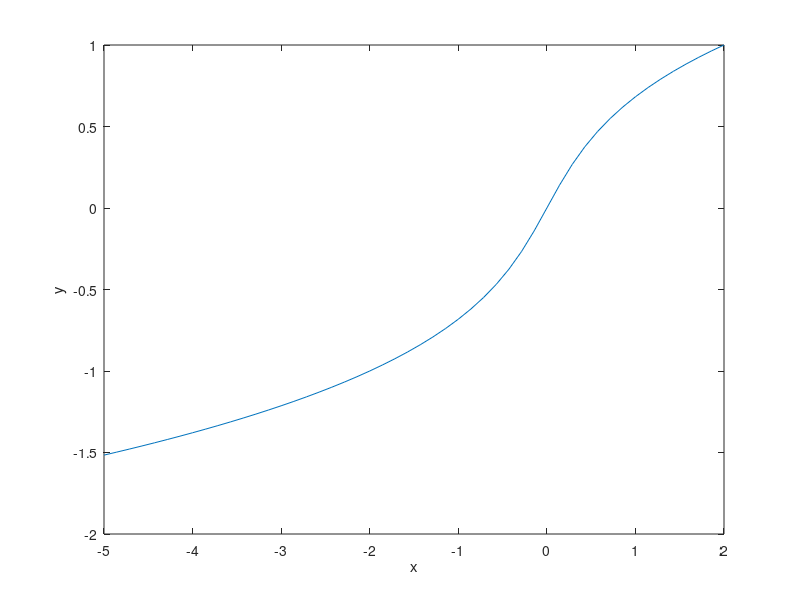

Write MATLAB code to recreate this figure.
%%  Introduction to Plotting and Vectorization
% This lab will provide an introduction to two dimensional plots.  At
% the end, you should feel comfortable plotting functions of the form f(x).
% You should find this useful not only for visualizing the solutions of
% ODEs, but also for plotting general data that might appear in other
% courses and work.
%
% In the process we will also introduce the concept of vectorization, which
% is helpful for writing efficient and "clean" code.  Vectorization is a 
% concept found not only in MATLAB but also C/C++, Fortran, and other
% languages.
%
% Opening the m-file lab1.m in the MATLAB editor, step through each
% part using cell mode to see the results.  Compare the output with the
% PDF, which was generated from this m-file.
%
% There are twelve (12) exercises in this lab that will be graded.  
% Write your solutions in the template, including appropriate descriptions 
% in each step. Save the .m file as lab1_<UTORid>.m and submit it online on
% Quercus. Also, submit a PDF of the output by generating html (by going to
% 'File', 'Publish') and then saving to a PDF called lab1_<UTORid>.pdf. 
% Substitute your UTORid for <UTORid>.
%
%
%
%% Student Information
%
% Student Name: Linda Zhao
%
% Student Number: 1008107683
%

%% Creating Vectors Explicitly
% MATLAB plots vectors (also known as arrays) of data points.  The first 
% way to create vectors is to give MATLAB a list of values of the form:
%
% x = [value1, value2, value3, ..., valueN];
%
% We can then see the values in the array x by entering |x| without a
% semilcolon or with the command |disp(x)|, with or without the semicolon.
%
% Individual entries of the vector can be accessed with the command |x(i)|, 
% where |i| is between 1 and the length of the array.  If |i| is not in 
% this range an error is thrown.
%
% Examine the following commands and their output.

x = [.5, 1.0, 2.3, 4.0, 4.333, 5.];     %These are arbitrary values
x
disp(x)
disp(x);
x(1)
x(2)

%% Exercise 1
% Objective: Observe a MATLAB error when you try to access an invalid
% index.
%
% Details: Try to access elements of the vector |x|, created in the
% previous step at the command prompt |>>|.  Try values of |i| outside the 
% valid range.  Try negative values, zero, and large positive values.  Copy
% down the error message in each case, and report this in your submitted 
% work as:

% =========================================================================
% Exercise 1 Submission
% =========================================================================

% Error for negative index:
% "Array indices must be positive integers or logical values."
%
% Error for zero index:
% "Array indices must be positive integers or logical values."
%
% Error for positive index outside of the bounds:
% "Index exceeds the number of array elements. Index must not exceed 6."

% =========================================================================

% Only include the error message as a comment (with the percent signs), 
% DO NOT INCLUDE THE CODE IN YOUR SUBMISSION.

%% Plotting a Vector
% Given a list (one dimensional array) of values we can plot them with the
% command |plot(x)|, with or without a semicolon.  This will plot the points in the
% data set |(i, x(i))|.

plot(x)

%% Plotting Vector x against Vector y
% To plot functions, we need two vectors: a set of x points and a
% corresponding set of y points.  We now create a vector |y| and plot
% x against y with the command |plot(x,y)|.
%
% If the two vectors are not the same size, MATLAB will throw an error.

y = [3.7, -3.4, 1.02, 2.2, .04, 1.0];   %These are arbitrary values
plot(x,y)

%% Exercise 2
% Objective:  Create two vectors and plot one against the other.
%
% Details:  Explicitly create the vectors 
%
% x = [-5, -3, -1, 0, 2, 4, 6] 
%
% and 
%
% y = [-25, -9, -1, 0, 4, 16, 36]
%
% And plot |x| against |y|.  Your submission should show both the
% creation of the vectors and the figure, as in the example.


% =========================================================================
% Exercise 2 Submission
% =========================================================================

x = [-5, -3, -1, 0, 2, 4, 6];           % Generate x vector
y = [-25, -9, -1, 0, 4, 16, 36];        % Generate y vector
plot(x, y)                              % Plot y against x

% =========================================================================


%% Creating Vectors with For Loops
% Entering the values by hand is tedious and error prone.  We can use
% MATLAB's programming features to create them.  Suppose we want to create
% a vector of N points between 0 and 1, equally spaced and inclusive.  This
% would be useful if we wanted to evaluate a function, f(x), at all of
% these values.
%
% The distance between the points will be h = (1 - 0)/(N-1), so that:
%
% 0 = x(1) = 0 * h < x(2) = 1 * h < ... < x(j) = (j-1) * h < ... < x(N) =
% (N-1) * j = 1
%
% NOTE: if we with to do this between two arbitrary points, a < b, instead
% of 0 and 1, the values would be: h = (b - a)/(N-1) and a = x(1) = a + 0 *
% h < x(2) = a+ 1 * h < ... < x(j) = a +(j-1) * h < ...< x(N) = b
%
% We assign a value of N, compute h, preallocate a vector x, and then loop
% through the vector.
%
% By 'preallocate' we mean 'set aside an array of the appropriate size in 
% memory for future use'.  Preallocation can be done with the command
% |x = zeros(N,1);|, which makes an array of length N in which all the entries
% are zero.  Other options are possible, too.

N = 11;             %Alter this value to see different results
h = (1-0)/(N-1);
x = zeros(N,1);     %This creates a column vector.  
                    %zeros(1,N) would create a row vector.

for j = 1:N
    x(j) = (j-1) * h;
end
disp(x);

%% Plotting y = x^2
% As a first example of plotting a function, we plot y = x^2.  Using the
% array |x| created in the last step, we populate a vector |y| such that
% |y(i) = x(i)^2| and plot it.
%

y = zeros(N,1);     %Preallocate the array

for j = 1:N
    y(j) = x(j)^2;
end

disp(y);

plot(x,y)

%% Plotting y = sin(2 * pi * x)
% MATLAB has a number of built in functions including the trigonometric
% functions (sin, cos, arccos,...), the exponential functions (exp), the
% natural logarithm function (log), hyperbolic functions (sinh, cosh), and
% others.  The constant |pi| is also defined.  For a full list of built in
% functions type |help elfun| at the MATLAB command line.  
%
% We create the vector |z| with |z(j) = sin(2*pi*x(j))|, using the same array as
% from the previous steps.

z = zeros(N,1);     %Preallocate the array

for j = 1:N
    z(j) = sin(2 * pi * x(j));
end

plot(x,z)

%% Exercise 3
% Objective:  Plot |x|.x
%
% Details:  Using a for loop, create a vector x of 101 equally spaced
% points between -3 and 7, inclusive.  Then create a vector y, such that
% |y(i) = abs(x(i))*x(i)| using a for loop.  Plot the results.  
%
% Your submission should include the code, as in the example, and 
% appropriate comments.


% =========================================================================
% Exercise 3 Submission
% =========================================================================

N = 101;
h = (7 - (-3))/(N-1);
x = zeros(N, 1);                % Pre-allocate x and y vectors
y = zeros(N, 1);

for i = 1:N
    x(i) = -3 + (i-1) * h;      % x needs to start at -3 instead of 0, so we add increments of h to -3.
    y(i) = abs(x(i))*x(i);      % This can be in the same for loop since it does not depend on the x vector being complete.
end

plot(x,y)

% =========================================================================


%% Plotting Two Data Sets at Once
% We can also plot the preceding two examples on the same figure with the
% command |plot(x, y, x, z)|.  MATLAB will automatically put a different 
% color on each line.  

h=0.1              %redefine the variables x, y, z
x=0:h:1;           %because they might have been
y=x.^2;            %changed in exercise 3
z=sin(2*pi.*x);    %

plot(x,y,x,z)

%% Annotating a Figure
% It is easy to add a title, axis labels, and a legend to the
% preceding figure.
xlabel('x');
ylabel('f(x)');
title('Example plot of two functions plotted on the same figure');
legend('x^2', 'sin(2*pi*x)');

%% Using Help Effectively
% You can obtain help on any routine at the command line by typing |help
% commandname|.  As you may have noticed in the preceding figure, the
% legend was not placed in a convenient position.  We will now use help to
% find out how to move the legend to the lower left corner, where it will
% be less obtrusive.
%
% If you type |help legend| in the command window at the |>>| prompt, 
% you'll see a section:
%
% LEGEND(...,'Location',LOC) adds a legend in the specified
%    location, LOC, with respect to the axes.  LOC may be either a
%    1x4 position vector or one of the following strings:
%
%        'North'              inside plot box near top
%        'South'              inside bottom
%        'East'               inside right
%        'West'               inside left
%        'NorthEast'          inside top right (default)
%        'NorthWest           inside top left
%        'SouthEast'          inside bottom right
%        'SouthWest'          inside bottom left
%
% Thus, if we call |legend| again, with the option 
% |'Location', 'SouthWest'|, it will move the legend to where we want.

%NOTE: The labels are entered again.
legend('x^2', 'sin(2*pi*x)','Location','SouthWest');    

%% Vectorization - An Elegant Alternative to Loops
% In the previous examples, we used for loops to fill our arrays with the
% values we wanted.  This is very similar to what would be done in C/C++,
% Java, Fortran, and other languages.  
%
% MATLAB provides a faster way to perform these looped operations, using
% vectorization, which proccesses the entire vector as a single object.
% For example, given a vector |x|, we can get the sine of the values in |x|
% with the command |sin(x)|, which outputs another vector.  This works with
% all built in MATLAB functions.  
% 
% Multiplication, division, and exponentiation are handled differently.
% Instead of using |*|, |/|, and |^|, we must use |.*|, |./|, and |.^| to
% indicate that we want the operation to be performed on each element.  The
% reason for this change in the symbols is that MATLAB uses the symbols
% without the period for matrix multiplication, exponentiation, and other
% actions.
%
% Vectorization yields more concise and less error prone code:


y = x.^2;               %Alternatively, y = x .* x;
z = sin(2 * pi * x);    %NOTE:  Multiplcation by the scalar 2*pi, does not 
                        %       require the .* operator.  Why is that?

plot(x,y,x,z)           %Verify that these are the same results
xlabel('x');
ylabel('f(x)');
title('Example plot of two functions computed by vectorizaiton');
legend('x^2', 'sin(2*pi*x)','Location','SouthWest');

%% Speed Comparison
% Historically, it was desirable both for clarity and speed to use
% vecotrized operations in place of loops everywhere possible in MATLAB.  
% Recent versions of MATLAB have reduced the speed advantage through the 
% introduction of a Just in Time (JIT) compiler, parallel for loops, and 
% other tools.
%
% However, we can still demonstrate the speed advantage, and the benefit to
% clarity is already evident.
%
% Timing is done with the |tic|, |toc| commands, which enclose the region we
% want to benchmark. The first output is the time for the construction done
% by looping, the second output is the time for construction done with
% vectorization.
%

clear y;    %Clear the y array
N = 11;     % Reset N, since it was set to 101 for the previous exercise
tic;        %Begin timing the construciton and filling of the array

y = zeros(N,1);

for j = 1:N
    y(j) = x(j)^2;
end

toc;

clear y;    %Clear the y array
tic;
y = x.^2;
toc;

%% Exercise 4
% Objective:  Compare the speedup from vectorization for a larger vector.
%
% Details:  Create a vector |x| of 5000001 equally space points between -2 and
% 3, inclusive, using a for loop.  Then time the construction of vector |y|,
% whose values are arctan of x, by a for loop and by vectorization.  Be sure to clear 
% |y| between the two runs.  (Hint: use the help file to find the command for arctan!)
%
% Your submission should include the code, as in the example, with
% appropriate comments.


% =========================================================================
% Exercise 4 Submission
% =========================================================================

% Create x vector using for loop, as done in previous examples
N = 5000001;
h = (3 - (-2))/(N-1);
x = zeros(N,1);

for i = 1:N
    x(i) = -2 + (i-1) * h;
end

% Construct (and time the consturction of) y using for loop
tic;
y = zeros(N,1);
for i = 1:N
    y(i) = atan(x(i));
end
toc;

% Construct (and time the construction of) y using vectorization
clear y;
tic;
y = atan(x);
toc;

% =========================================================================

    
%% Further Avoiding Loops with linspace
% In the preceding examples, we will focus on the vector |x|, which was
% constructed with a |for| loop.  MATLAB includes a routine for creating a
% vector of a given number, |N|, of equally spaced points between two
% values, |a| and |b|:
%
% |x = linspace(a, b, N);|
%
% No preallocation is neccessary.  The argument |N| is optional.  If it is
% omitted MATLAB uses 100 points by default.
%
% We will now use linspace to plot the functions y = x - x^3 and y = exp(x)
% in the range [-2, 4] with 200 points.

clear all;                  %Clears all variables

x = linspace(-2,4, 200);    %Create the array

y = x - x.^3;
z = exp(x);

plot(x,y,x,z)           %Verify that these are the same results
xlabel('x');
ylabel('f(x)');
title('Example plot of two functions generated by vectorizaiton');
legend('x-x^3', 'exp(x)','Location','SouthWest');

%% Exercise 5
% Objective:  Solve an ODE and plot three particular solutions.
%
% Details:  Manually find the general solution of the ODE:
%
% dy/dt + (2*t)*y = 1/exp(t^2)
%
% and the particular solutions for initial conditions y(1) = -1, y(1) = 0,
% and y(1) = 1. Plot these three particular solutions on the same axes
% letting the independent variable range from 1 to 5. 
%
% Once you have the three particular solutions you will
% need to:
%
%  1. Create a vector for the independent variable, t.  Use linspace with
%  a reasonable number of points (100 is fine).
%  2. Create vectors for the three solutions.  Use vectorized operations.
%  3. Plot three solutions on the same axes, annotating the figure
%   appropriately.
%
% Your submission should include, in the description section, the general 
% solution of the ODE and the three particular solutions.  It should also 
% have the appropriately commented code.

% =========================================================================
% Exercise 5 Submission
% =========================================================================

% General solution to the ODE: y = (t+C)/exp(t^2)
% Particular solutions for:
% Condition 1, y(1) = -1: y1 = (t-e-1)/exp(t^2)
% Condition 2, y(1) = 0: y2 = (t-1)/exp(t^2)
% Condition 3, y(1) = 1: y3 = (t+e-1)/exp(t^2)

e = exp(1);                     % Define e
t = linspace(1, 5, 100);        % Initialize t vector (Step 1)
y1 = (t-e-1)./exp(t.^2);        % Create vectors y1, y2, y3 for solutions to each of the 3 initial conditions (Step 2)
y2 = (t-1)./exp(t.^2);
y3 = (t+e-1)./exp(t.^2);

% Plotting (Step 3)
plot(t, y1, t, y2, t, y3)       
xlabel('t')
ylabel('y(t)')
title('Solutions to the ODE: dy/dt + (2*t)*y = 1/exp(t^2) with varying initial conditions');
legend('y(1) = -1', 'y(1) = 0', 'y(1) = 1', 'Location','best');

% =========================================================================


%% More Plotting Examples - Line Style
% There are many plotting options available, including color, line style,
% and marker style.  Some options can be found from the |help plot|
% command.  This is done by incuding a command after each line.
%
% In the first we example we will vary the line style.


x = linspace(-5,5);

%Plot three functions with different line styles.  NOTE: the
%function can be put directly in the plot argument.
plot(x, sin(x),'--', x, cos(x),'-.', x, exp(-x.^2),':');   
legend('sin', 'cos', 'exp(-x^2)');

%% More Plotting Examples - Line Color
% We can also control the color, mixing it with line style.

%Plot two functions, first in green and then in red.
x = linspace(-1,1);
plot(x, x.^3 .* sin(x), 'g', x, -x .* exp(x), 'r-');
legend('x^3 * sin(x)', '-x * exp(x)');

%% More Plotting Examples - Markers
% Markers can be used at the individual points, with and without a line 
% joining the points.
x = linspace(-4,4, 20);
plot(x, sin(x), 'x-', x, (x.^2)./(1+x.^2), '.');
legend('sin(x)', 'x^2/(1+x^2)');

%% Inline functions of one variable
% 
% Suppose we wish to construct the function:
%
% |f(x) = x * sin(x)|
%
% In a way that MATLAB can understand and manipulate.  This will let us
% compute values of |f(x)|, plot it, and create other functions from it.
%
% This can be accomplished by defining an inline function of one variable,
% with the command:
%
% function name = @(argument name) mathematical expression;
%
% For this example, the function name is |f|, the argument name is |x|, and
% the mathematical expression is |x * sin(x)|.
%
% Consider the following examples, and take note of:
%
% 1. The use of vectorization in the definitions, 2. The different ways
% that the output can be displayed, 3. The different variable names.
%

f = @(x) x .* sin(x);

x = 1;
fprintf(' f(%g) = %g\n', x, f(x));
fprintf(' f(%g) = %g\n', 1, f(1));
disp(f(1));
f(1)
x = 2;
fprintf(' f(%g) = %g\n', 2, f(2));
fprintf(' f(%g) = %g\n', 2, f(2));
disp(f(2));
f(2)

disp(f([1,2]))

g = @(t) t.^2 - t +1;
g(1)
g(2)

% Construct an array of 100 grid points from -2 to 2, and plot g(t).
t = linspace(-2,2);
plot(t, g(t));
% Label axes
xlabel('t');
ylabel('g');


%% Exercise 6
%
% Objective: Write and use an inline function of one variable.
%
% Details: Define the inline function for
%
% |f(x) = (x^3 - abs(x)) * ln(x^2+1)|
%
% Use this function to compute |f(0)|, |f(1)|, and |f(-1)| and plot the
% function with 100 grid points from -5 to 5. Make sure to
% use vectorization in your definition, and label your axes.
%
% Your submission should show the definition of the function, and the
% computation of these values.


% =========================================================================
% Exercise 6 Submission
% =========================================================================

f = @(x) (x.^3 - abs(x)) .* log(x.^2+1);    % Define inline function as given

y1 = f(0);                                  % Compute the values of f(0), f(1), f(-1)
y2 = f(1);
y3 = f(-1);

x = linspace(-5, 5, 100);
plot(x, f(x))
xlabel('x')
ylabel('f(x) = (x^3 - abs(x)) * ln(x^2+1)')

% =========================================================================


%% Inline functions of two variables
%
% Suppose we wish to solve the equation 
%
% |x = y^3 + y|
%
% for |y| as a function of |x|.  If we do this by root finding, then, given
% a value of |x0|, we need to find the root of the function
%
% |g(y) = f(x0,y) = y^3 + y - x0|
%
% We will accomplish this using inline functions.
%
% Inline functions of two variables are defined as:
%
% func = @(x,y) f(x,y);
%
% where func is the name you wish to assign your function, and |f(x,y)| is
% the relevant expression.
%
% Some examples of defining and using inline functions of two variables
% are given below. 
%

f = @(x,y) y.^3 + y - x;
x = 0; y = 0;
fprintf(' f(x = %g, y = %g) = %g\n', x, y, f(x, y));
x = 0; y = 1;
fprintf(' f(x = %g, y = %g) = %g\n', x, y, f(x, y));
disp(f(x,y))
f(0,1)

h = @(t,u) t.^2  + sin(u);
h(1, pi/2)
h(2, 2)



%% Exercise 7
%
% Objective: Write and use an inline function of two variables.
%
% Details: Define the inline function for
%
% |f(x,y) = y + y^3 - cos x + x^2 - x^4|
%
% Note that |f(x,y) = c| is the implicit solution to 
%
% |dy/dx = (4x^3 - 2x - sin x)/(1+3y^2)|.
%
% See Examples 1-3 of section 2.1 in Brannan and Boyce for similar examples.
%
% Use this function to compute |f(0, 0)|, |f(pi/2,1)|, and |f(-1,-1)|.  Make
% sure to use vectorization in your definition.
%
% Your submission should show the definition of the function, and the
% computation of these values.


% =========================================================================
% Exercise 7 Submission
% =========================================================================

f = @(x,y) y + y.^3 - cos(x) + x.^2 - x.^4;

z1 = f(0,0);
z2 = f(pi/2,1);
z3 = f(-1,-1);

% =========================================================================


%% Numerically solving an implicit equation
%
% Given |x0|, we will now solve the equation
%
% |f(x0, y) = y^3 + y - x0 = 0|
%
% for y.  This will be accomplished using fzero, which employs a more
% advanced form of Newton's method. 
%
% The minimal arguments needed for using fzero are:
%
% fzero(function_handle, guess)
%
% function_handle is an abstract data structure which directs MATLAB
% towards a function of a single variable that it will try to zero.
%
% We need to tell MATLAB that it is trying to solve for the |y| argument.
% This is done by creating an inline function of one variable from the
% existing function, i.e.
% 
% g = @(y) f(x0, y)
%
% And then having fzero try to solve
%
% |g(y) = 0|
%
% You can either define the new inline function and use it:
%
% g = @(y) f(x0, y);
% y = fzero(g, guess);
%
% or you can put the inline function argument directly in the function
% handle argument:
%
% y = fzero(@(y) f(x0,y), guess);
% 
% The guess is an initial guess for what we anticipate y to be.  Finding a
% good initial guess may require some experimentation. For this example,
% the guess may be quite poor, and the algorithm will still converge.  For
% others, more care must be taken.
%
% Note the various ways of constructing the inline function of one
% variable, and the different guesses.


f = @(x,y) y.^3 + y - x;

x0 = 1;
guess = 1;
g = @(y) f(x0, y);
y = fzero(g, guess);
fprintf(' y(%g) = %g\n', x0, y);

guess = 50;
y = fzero(g, guess);
fprintf(' y(%g) = %g\n', x0, y);

x = 2;
g = @(y) f(x, y);
y = fzero(g, 2);
fprintf(' y(%g) = %g\n', x, y);

guess = 2;
y = fzero(@(y) f(2, y), guess);
fprintf(' y(%g) = %g\n', 2, y);

%% Exercise 8
%
% Objective: Use fzero to solve an equation |f(x,y)=0| for y at different
% values of x.
%
% Details: Consider the function
%
% |f(x,y) = y + y^3 - cos x + x^2 - x^4|
%
% Define the appropriate inline function and compute the single solution 
% at |x = 0| and the two positive solutions at |y = 1/2|.  
%
% You will need to experiment with different guesses to get these three
% solutions.
%
% Your submission should show the definition of the function, and the
% computation of these three roots.


% =========================================================================
% Exercise 8 Submission
% =========================================================================

f = @(x,y) y + y.^3 - cos(x) + x.^2 - x.^4;

guess = 0;
y1 = fzero(@(y) f(0, y), guess);

% =========================================================================


%% Plotting the solution
%
% Now we are ready to plot y as a function of x.  We will construct an
% array of x values, solve for y at each value of x, and then plot the
% results.  This will be accomplished with a for loop.

f = @(x,y) y.^3 + y - x;

% 50 points equally spaced from -5 to 2, inclusive
xvals = linspace(-5, 2, 50); 

% Preallocate storage space for the solutions
yvals = zeros(size(xvals));      

% Loop through all the values
for j = 1:length(xvals)
   
   yvals(j) = fzero(@(y) f(xvals(j), y), 0);
   
end

% Plot the results

plot(xvals, yvals);
xlabel('x');
ylabel('y');

%% Exercise 9
%
% Objective: Plot a portion of an implicit equation.
%
% Details: Plot the portion of the solution to
%
% |f(x,y) = y + y^3 - cos x + x^2 - x^4|
%
% passing through the point |(0,0)| for x from -2 to 2.  Use 100 grid
% points.
%
% You will need to be careful with the initial guess you use in solving the
% equation.
%
% Your submission should show the definition of the function, the
% construction of the arrays, the for loop, and the resultant figure.
%
% Label your axes.


% =========================================================================
% Exercise 9 Submission
% =========================================================================


%% Exercise 10
%
% Objective: Solve a differential equation and plot a portion of it.
%
% Details: Find the general implicit solution of the differential equation
%
% |dy/dx = (-cos x + 3x^2) y|
%
% Plot the particular solution passing through y(0) = 1 using 100 grid
% points for x in [-1.5, 1.25].
%
% Be careful on your choice of guess. You will be penalized if MATLAB shows
% an error.
%
% Your submission should show the general and particular solutions, in
% implicit form, in the comments, the definition of the appropriate inline
% functions, arrays, the for loop, and the figure.
%
% Label your axes.


% =========================================================================
% Exercise 10 Submission
% =========================================================================


%% Install iode
%
% Objective: install iode
%
% Details: visit https://faculty.math.illinois.edu/iode/ and follow the
% instructions there to download and install iode.
%

%% Exercise 11
%
% Objective: use iode a plot the direction field of a differential equation
%
% Details: After starting iode, click the "direction fields" buttom from 
% the main menu. The default is the direction field for
%
% |dy/dx = sin(y-x)|
%
% Click any point in the x-y plane to see a (numerically computed) solution
% to the differential equation passing through that point.
%
% Starting from the "Equation" menu, plot the direction field of 
%
% |dy/dx = xy^2|
%
% Describe, in words, the behaviour of the solutions. What happens as x
% approaches infinity? Explain why solutions are symmetric about the 
% y-axis, i.e. |y(x)=y(-x)| for any solution.


% =========================================================================
% Exercise 11 Submission
% =========================================================================


%% Exercise 12
%
% Objective: study the long-run behaviour of a differential equation from 
% its direction field
%
% Details: Using iode, plot the direction field of 
%
% |dy/dx = y^4 - y^3 - 3*y^2 + y + 2|
%
% By clicking on various initial conditions |y(0) = y_0| (iode plots the
% solution), determine the long-run behaviour of solutions as a function of
% |y_0|. In other words, list the constant solutions that are approached as
% x goes to infinity and how |y_0| determines which constant solution is 
% approached.
%
% If your numerically computed solutions ever appear to cross then change
% the solution method from Euler to the, much better, Runge-Kutta method.
% Think about why solutions are not permitted to cross. If they do then
% this indicates a problem with the numerical solver.


% =========================================================================
% Exercise 12 Submission
% =========================================================================


%% Exercise 13 (NOT TO BE HANDED IN)
%
% Objective: Solve a differential equation and plot the largest interval of
% existence for this solution.
%
% Details: Find the particular implicit solution of the differential
% equation
%
% |dy/dx = -x/y, y(0) = -2|
%
% Determine the largest interval of validity and plot the solution with 50
% grid points in this interval.
%
% In the comments before your code, explain why fzero has an error.
%
% Your submission should show the particular solution, in implicit form, in
% the comments, the definition of the appropriate inline functions, arrays,
% loops, and the figure. 
%
% Label your axes.
%
%% Exercise 14 (NOT TO BE HANDED IN)
%
% Objective: Solve a differential equation and plot the solution on the
% specified interval
%
% Details: Find the particular implicit solution of the differential
% equation
%
% |du/dt = -(u^4 - 1), u(0) = .1|
%
% and plot it for |t| from 0 to 1.
%
% Determine a good starting guess that works throughout the interval and
% plot the solution with 50 grid points in this interval.
%
% Your submission should show the particular solution, in implicit form, in
% the comments, the definition of the appropriate inline functions, arrays,
% loops, and the figure.
%
% Label your axes.
